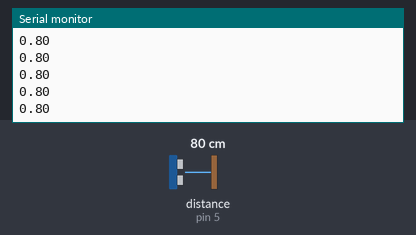
A sketch run on a simulated Arduino Uno, built with avr-gcc and run on an emulated ATmega328P. Shown: the last lines printed to the serial monitor. Wiring (inferred from the names in the program): ultrasonic range finder: trigger pin 4; echo pin 5. Inputs (shaded band) come from the test bench; at power-on: distance to the obstacle (sensor on pin 5) 80 cm. The echo pulse lasts 58.3 µs per cm.

Above: at 1.2 s.
1.3 s: distance to the obstacle (sensor on pin 5) set to 2 cm
At 2.0 s:
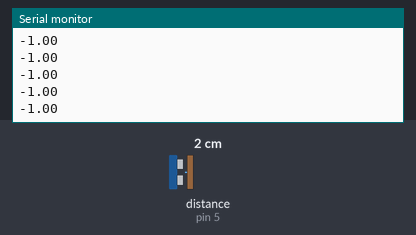
2.8 s: distance to the obstacle (sensor on pin 5) set to 4 cm
At 3.6 s:
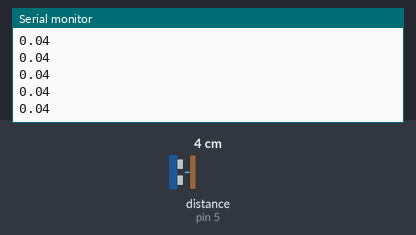
Timing chart, 0 to 5.8 s (numbered marks = the images above; inputs shaded):
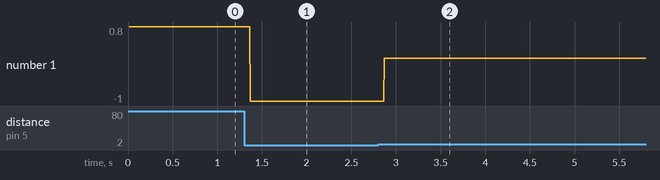

The sketch:

pend_inv.ino
```cpp
/**********************************************/
/* Ejemplo llamada a la funcion read_dis(x,y) */
/* la funcion read_ang()                      */
/**********************************************/

#include "pend_inv_lib.h"

#define PIN_TRIG 4
#define PIN_ECHO 5

void setup() {
    pinMode(PIN_TRIG, OUTPUT);
    pinMode(PIN_ECHO, INPUT);
    // incializacion de comunicacion serie a 9600bps
    Serial.begin(9600);
    // espero 10ms para q se inicialice el puerto
    delay(10);
}
void loop() {
    float angulo, distancia;
/*    angulo = read_ang();
    // imprimo valor del ANGULO puerto serie
    Serial.println("Ángulo:" + String(angulo,2)); */
    distancia = read_dis(PIN_TRIG,PIN_ECHO);
    // imprimo valor de la distancia en el puerto serie
    Serial.println(distancia);
}
/**********************************************/

/**********************************************/
/* Ejemplo llamada a la funcion:              */
/* vel_mot(X, Y, ENXY, D, SENTIDO)            */
/**********************************************/
/*
#include "pend_inv_lib.h"

#define PIN_IN1 6
#define PIN_IN2 7
#define PIN_ENA 5

void setup() {
    pinMode(PIN_IN1, OUTPUT);
    pinMode(PIN_IN2, OUTPUT);
    pinMode(PIN_ENA, OUTPUT);
    // incializacion de comunicacion serie a 9600 bps
    Serial.begin(9600);
    // espero 10ms para q se inicialice el puerto
    delay(10);
}
void loop(){
    int vel, D = 0.5;
    vel = vel_mot(PIN_IN1, PIN_IN2, PIN_ENA, D, "CW");
    if (vel == 1)
        Serial.println("El motor está girando en sentido horario y v = v_N(50%)");
    else if (vel == 0)
        Serial.println("Error en Duty Cycle");
    else
        Serial.println("Error en Sentido de Giro");
    delay(5000);
    D = 0;
    vel = vel_mot(PIN_IN1, PIN_IN2, PIN_ENA, D, "CW");
    delay(2000);
    D = 0.5;
    vel = vel_mot(PIN_IN1, PIN_IN2, PIN_ENA, D, "CCW");
    if (vel == 1)
        Serial.println("El motor está girando en sentido anti-horario y v = v_N(50%)");
    else if (vel == 0)
        Serial.println("Error en Duty Cycle");
    else
        Serial.println("Error en Sentido de Giro");
    delay(5000);
    D = 0;
    vel = vel_mot(PIN_IN1, PIN_IN2, PIN_ENA, D, "CW");
} */
/**********************************************/
```

pend_inv_lib.h
```cpp
/**********************************************/
/*               SONAR HC - SR04              */
/* Calculo distancia en m sensor ultrasonico  */
/*        Velocidad del SONIDO = 343m/s       */
/* 343m/s * 1/1.000.000s/us = 1/2.915,45m/us  */
/* Distancia(m) = Tiempo(us) * 1/5.830,9m/us  */
/**********************************************/

// Obtiene la distancia en m (0.02-4.00), si falla regresa -1
float read_dis(int p_trig, int p_echo){
    float val;
    //para generar un pulso limpio ponemos triger a LOW 5us
    digitalWrite(p_trig, LOW);
    delayMicroseconds(5);
    //generamos Trigger (disparo) de 10us
    digitalWrite(p_trig, HIGH);
    delayMicroseconds(10);
    digitalWrite(p_trig, LOW);
    val = pulseIn(p_echo, HIGH);
    val = val / 5830.90;
    if (val >= 0.02 and val <= 4.00)
        return val;
    else
        return -1;
}

/**********************************************/
/*       ENCODER ROTATORIO INCREMENTAL        */
/* Atención: debemos conectar los pines A y B */
/* del ENCODER a los pines 2 y 3 del ARDUINO  */
/* pues son los dos pines q admiten interrup. */
/**********************************************/

/* int PIN_A = 2;
int PIN_B = 3; */
#define PIN_A 2
#define PIN_B 3

// defino variable global ("volatile") posicion con valor inicial 0 pues es
// usada en read_ang y las ISRs (ai0 y ai1)
// esta variable se incrementará o decrementar dependiendo de la rotación
// del encoder
volatile float posicion = 0;

void ai0() {
    // ai0 is activated if PIN_A is going from LOW to HIGH
    // Check pin PIN_B to determine the direction
    if(digitalRead(PIN_B)==LOW) {
        posicion++;
    }
    else {
        posicion--;
    }
}
void ai1() {
    // ai0 is activated if PIN_B is going from LOW to HIGH
    // Check with pin PIN_A to determine the direction
    if(digitalRead(PIN_A)==LOW) {
        posicion--;
    }
    else {
        posicion++;
    }
}
float read_ang() {
    // defino la variable anterior la cual almacena el valor anterior de posicion
    // static: modificador para indicar que una variable debe mantener su
    // valor entre llamados de la función.
    static float anterior = 0;
    static bool inicio = true;
    if (inicio) {
        // internal pullup input pin 2
        pinMode(PIN_A, INPUT_PULLUP);
        // internal pullup input pin 3
        pinMode(PIN_B, INPUT_PULLUP);
        inicio = false;
    }
    float ang;
    // INTERRUPCIÓN:
    // attachInterrupt(digitalPinToInterrupt(pin), ISR, modo)
    // modo = LOW, RISING, CHANGE, FALLING, HIGH (modelos DUE, ZERO, MKR1000)
    // interrupcion sobre pin = PIN_DT con funcion ISR = encoder y modo = LOW
    // A rising pulse from encodenren activated ai0().
    attachInterrupt(digitalPinToInterrupt(PIN_A), ai0, RISING);
    // B rising pulse from encodenren activated ai1().
    attachInterrupt(digitalPinToInterrupt(PIN_B), ai1, RISING);
    // Send the value of posicion
    if (posicion != anterior) {
        // asigna a anterior el valor actualizado de posicion
        anterior = posicion;
    }
    // mapping degree into pulse
    ang = map(anterior, 0.00, 1200.00, 0.00, 360.00);
    return (ang);
}

/**********************************************/
/*    CONTROL VELOCIDAD MOTOR CC CON L298N    */
/*          ENA IN1 IN2     MOTOR A
/*           0   x   x         -              */
/*           1   0   1        CW              */
/*           1   1   0        CCW             */
/*          ENB IN3 IN4     MOTOR B
/*           0   x   x         -              */
/*           1   0   1        CW              */
/*           1   1   0        CCW             */
/*  ENA y ENB --> deben conectarse a PINES de */
/*  SALIDA PWM (p_enable).                    */
/*  IN1, IN2, IN3 e IN4 --> deben conectarse  */
/*  a PINES de SALIDA (p_inX, p_inY).         */
/**********************************************/

// Hace girar al motor a determinada velocidad y en un sentido determinado,
// si todo va bien devuelve un 1
int vel_mot(int p_inX, int p_inY, int p_enable, int duty_cycle, String sentido){
    if (0 <= duty_cycle <= 1) {
        // mapeo duty_cycle en pulsos
        duty_cycle = map(duty_cycle, 0, 1, 0, 255);
        analogWrite(p_enable, duty_cycle);
        if (sentido == "CW"){
            digitalWrite(p_inX, LOW);	// IN1 o IN3 en 0
            digitalWrite(p_inY, HIGH);	// IN2 o IN4 en 1
        }
        else if (sentido == "CCW"){
            digitalWrite(p_inX, HIGH);	// IN1 o IN3 en 0
            digitalWrite(p_inY, HIGH);	// IN2 o IN4 en 1
        }
        else
            return (-1);
    }
    else
        return (0);
    return (1);
}
```

Measured:
- after the input at 1.3 s, the serial monitor: prints a new line after 0.07 s (image 1)
- after the input at 2.8 s, the serial monitor: prints a new line after 0.07 s (image 2)
- plotted number 1: 0.8 → -1 after the input at 1.3 s, -1 → 0.04 after the input at 2.8 s
